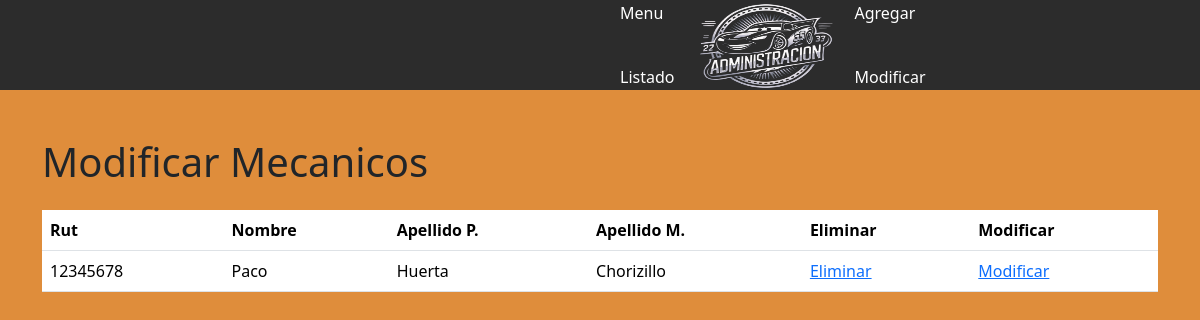
Page /modificarM (signed in) on the committed database.
### myapp/models.py (models this page shows, shortened)
class Mecanico(models.Model):
    rut = models.CharField(primary_key=True, max_length=10)
    nombre = models.CharField(max_length=20)
    apellido_paterno = models.CharField(max_length=20)
    apellido_materno = models.CharField(max_length=20)
    telefono = models.CharField(max_length=45)
    email = models.EmailField(unique=True, max_length=100, blank=True, null=True)
    direccion = models.CharField(max_length=50, blank=True, null=True)

### myapp/views.py (the view)
# urls.py: path('modificarM', views.ModificarM, name='ModificarM'),
@login_required
@superuser_required
def ModificarM(request):
    mecanicos = Mecanico.objects.all()
    contexto = {
        'mecanicos': mecanicos
    }
    return render(request, 'Administracion/ModificarM.html', contexto)

### myapp/templates/Administracion/ModificarM.html (shortened to what this page needs)
{% load static %}
<!DOCTYPE html>
<html lang="en">
<head>
    <link rel="stylesheet" href="{% static 'css/menu.css' %}">
    <link rel="stylesheet" href="{% static 'css/Listado.css' %}">
    <link rel="stylesheet" href="{% static 'bootstrap-5.3.3/css/bootstrap.css' %}">
</head>
<body>
    <div class="navbarM">
        <ul class="nav me-auto mb-4 mb-lg-0">
            <li class="nav-item">
                <a class="nav-link" href="{% url 'menu' %}">Menu</a>
            </li>
            <li class="nav-item">
                <a class="nav-link" href="{% url 'listar' %}">Listado</a>
            </li>
        </ul>
        <a class="logo" href="{% url 'menu' %}">
            <img src="{% static 'imagenes/Adm.png' %}" alt="logo" width="140px" height="100px">
        </a>
        <ul class="nav ms-auto mb-2 mb-lg-0">
            <li class="nav-item">
                <a class="nav-link" href="{% url 'agrega' %}">Agregar</a>
            </li>
            <li class="nav-item">
                <a class="nav-link" href="{% url 'modificar' %}">Modificar</a>
            </li>
        </ul>
    </div>
    <div class="container mt-5">
        <div class="row">
            <div class="col-md-12">
                <h1 class="mb-4">Modificar Mecanicos</h1>
                <table class="table">
                    <thead>
                        <tr>
                            <th scope="col">Rut</th>
                            <th scope="col">Nombre</th>
                            <th scope="col">Apellido P.</th>
                            <th scope="col">Apellido M.</th>
                            <th scope="col">Eliminar</th>
                            <th scope="col">Modificar</th>
                        </tr>
                    </thead>
                    <tbody>
                        {% for mecanico in mecanicos %}
                            <tr>
                                <td>{{ mecanico.rut }}</td>
                                <td>{{ mecanico.nombre }}</td>
                                <td>{{ mecanico.apellido_paterno }}</td>
                                <td>{{ mecanico.apellido_materno }}</td>
                                <td>
                                    <a href="{% url 'mecanicos_del' pk=mecanico.rut %}">Eliminar</a>
                                </td>
                                <td>
                                    <a href="{% url 'mecanicos_findEdit' pk=mecanico.rut %}">Modificar</a>
                                </td>
                            </tr>
                        {% endfor %}
                    </tbody>
                </table>
            </div>
        </div>
    </div>
</body>
</html>

### myapp/static/css/menu.css (style rules this page uses)
.navbarM { background-color: #2c2c2c; height: 90px; align-items: center; display: flex; padding: 0 600px; }
.logo { text-decoration: none; }
.nav li { display: inline-block; }
.nav a { color: white; text-decoration: none; padding: 20px; }

### myapp/templates/Administracion/ModificarM.html (style rules this page uses)
body { background: rgb(223, 141, 59); }

### rows in the picture
Mecanico: rut "12345678", nombre "Paco", apellido_paterno "Huerta", apellido_materno "Chorizillo"
